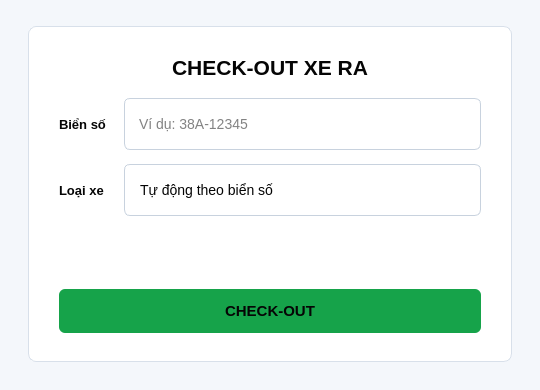
<?xml version="1.0" encoding="UTF-8"?>
<ui version="4.0">
 <class>Dialog</class>
 <widget class="QDialog" name="Dialog">
  <property name="geometry">
   <rect>
    <x>0</x>
    <y>0</y>
    <width>540</width>
    <height>390</height>
   </rect>
  </property>
  <property name="minimumSize">
   <size>
    <width>460</width>
    <height>330</height>
   </size>
  </property>
  <property name="windowTitle">
   <string>Check-out xe ra</string>
  </property>
  <property name="styleSheet">
   <string notr="true">QDialog {
    background: #F4F7FB;
    color: #050505;
    font-family: Arial;
}
QFrame#card {
    background: #FFFFFF;
    border: 1px solid #D8E0EA;
    border-radius: 8px;
}
QLabel {
    color: #050505;
    font-size: 14px;
}
QLabel#lbl_tieu_de {
    font-size: 21px;
    font-weight: 800;
}
QLabel#label,
QLabel#label_2 {
    font-size: 13px;
    font-weight: 700;
}
QLineEdit,
QLabel#lbl_loai_xe {
    min-height: 38px;
    padding: 6px 12px;
    background: #FFFFFF;
    border: 1px solid #C8D2DE;
    border-radius: 6px;
    color: #050505;
    font-size: 14px;
}
QPushButton#btn_checkout {
    min-height: 44px;
    background: #16A34A;
    color: #050505;
    border: none;
    border-radius: 6px;
    font-size: 15px;
    font-weight: 800;
}
QPushButton#btn_checkout:hover {
    background: #12833D;
}</string>
  </property>
  <layout class="QVBoxLayout" name="dialogLayout">
   <property name="leftMargin">
    <number>28</number>
   </property>
   <property name="topMargin">
    <number>26</number>
   </property>
   <property name="rightMargin">
    <number>28</number>
   </property>
   <property name="bottomMargin">
    <number>28</number>
   </property>
   <item>
    <widget class="QFrame" name="card">
     <layout class="QVBoxLayout" name="cardLayout">
      <property name="leftMargin">
       <number>30</number>
      </property>
      <property name="topMargin">
       <number>28</number>
      </property>
      <property name="rightMargin">
       <number>30</number>
      </property>
      <property name="bottomMargin">
       <number>28</number>
      </property>
      <property name="spacing">
       <number>18</number>
      </property>
      <item>
       <widget class="QLabel" name="lbl_tieu_de">
        <property name="text">
         <string>CHECK-OUT XE RA</string>
        </property>
        <property name="alignment">
         <set>Qt::AlignCenter</set>
        </property>
       </widget>
      </item>
      <item>
       <layout class="QGridLayout" name="formLayout">
        <property name="horizontalSpacing">
         <number>18</number>
        </property>
        <property name="verticalSpacing">
         <number>14</number>
        </property>
        <item row="0" column="0">
         <widget class="QLabel" name="label">
          <property name="text">
           <string>Biển số</string>
          </property>
         </widget>
        </item>
        <item row="0" column="1">
         <widget class="QLineEdit" name="txt_bien_so">
          <property name="placeholderText">
           <string>Ví dụ: 38A-12345</string>
          </property>
         </widget>
        </item>
        <item row="1" column="0">
         <widget class="QLabel" name="label_2">
          <property name="text">
           <string>Loại xe</string>
          </property>
         </widget>
        </item>
        <item row="1" column="1">
         <widget class="QLabel" name="lbl_loai_xe">
          <property name="text">
           <string>Tự động theo biển số</string>
          </property>
         </widget>
        </item>
       </layout>
      </item>
      <item>
       <spacer name="verticalSpacer">
        <property name="orientation">
         <enum>Qt::Vertical</enum>
        </property>
        <property name="sizeHint" stdset="0">
         <size>
          <width>20</width>
          <height>20</height>
         </size>
        </property>
       </spacer>
      </item>
      <item>
       <widget class="QPushButton" name="btn_checkout">
        <property name="cursor">
         <cursorShape>PointingHandCursor</cursorShape>
        </property>
        <property name="text">
         <string>CHECK-OUT</string>
        </property>
       </widget>
      </item>
     </layout>
    </widget>
   </item>
  </layout>
 </widget>
 <resources/>
 <connections/>
</ui>
